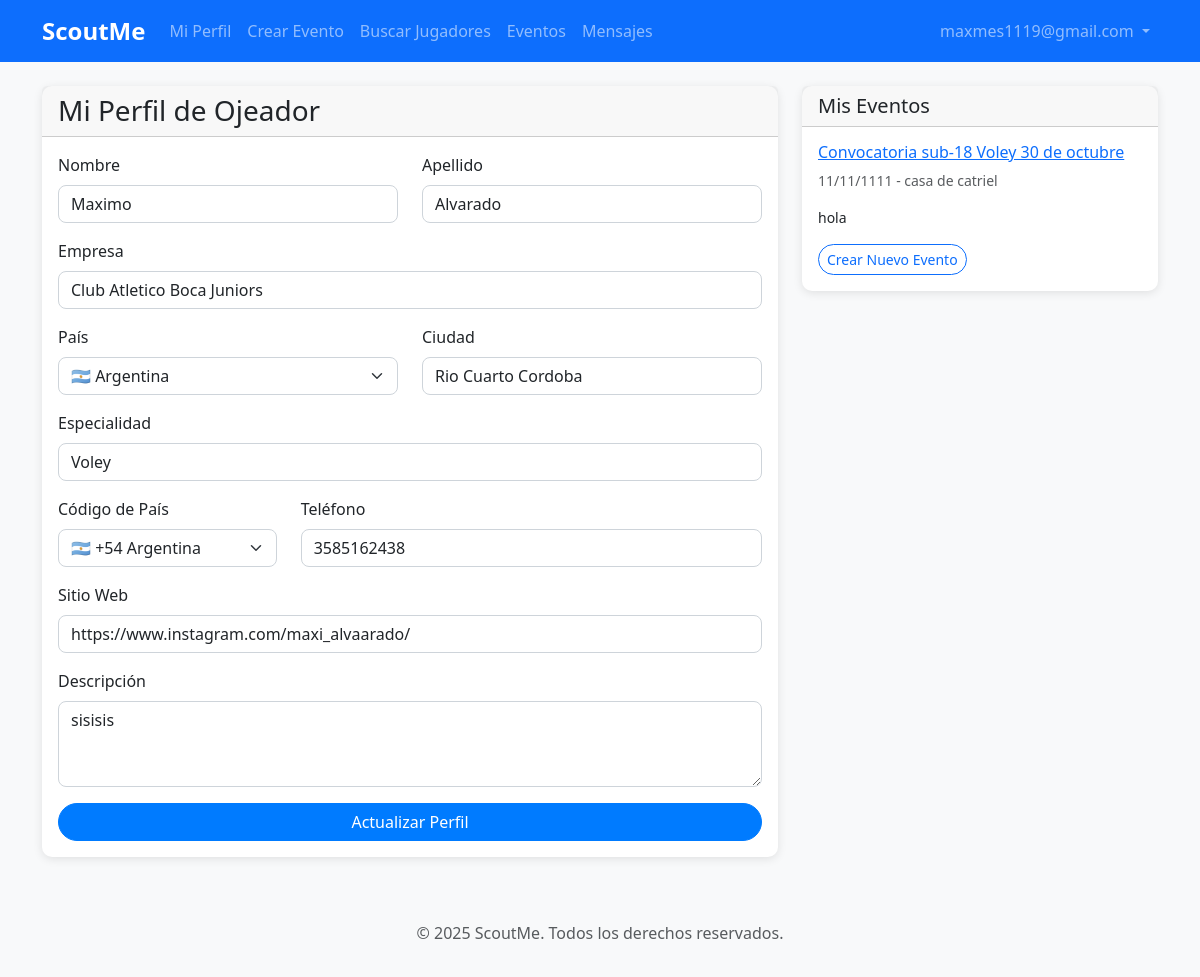
The page /perfil/ojeador (signed in) on the database its author committed.
### models.py (models this page shows, shortened)
class User(db.Model, UserMixin):
    id = db.Column(db.Integer, primary_key=True)
    email = db.Column(db.String(120), unique=True, nullable=False)
    password_hash = db.Column(db.String(128), nullable=False)
    role = db.Column(db.String(20), nullable=False)  # 'jugador', 'ojeador', 'admin'
    is_active = db.Column(db.Boolean, default=True)
    created_at = db.Column(db.DateTime, default=datetime.utcnow)
    player_profile = db.relationship('Player', backref='user', uselist=False)
    scout_profile = db.relationship('Scout', backref='user', uselist=False)
    messages_sent = db.relationship('Message', foreign_keys='Message.sender_id', backref='sender', lazy='dynamic')
    messages_received = db.relationship('Message', foreign_keys='Message.receiver_id', backref='receiver', lazy='dynamic')

class Scout(db.Model):
    id = db.Column(db.Integer, primary_key=True)
    user_id = db.Column(db.Integer, db.ForeignKey('user.id'), nullable=False)
    nombre = db.Column(db.String(100), nullable=False)
    apellido = db.Column(db.String(100), nullable=False)
    empresa = db.Column(db.String(100))
    pais = db.Column(db.String(50))
    ciudad = db.Column(db.String(100))
    especialidad = db.Column(db.String(100))  # deportes específicos
    descripcion = db.Column(db.Text)
    phone_code = db.Column(db.String(10))  # código de país telefónico
    telefono = db.Column(db.String(20))
    sitio_web = db.Column(db.String(200))
    events = db.relationship('Event', backref='scout', lazy='dynamic')

class Event(db.Model):
    id = db.Column(db.Integer, primary_key=True)
    scout_id = db.Column(db.Integer, db.ForeignKey('scout.id'), nullable=False)
    titulo = db.Column(db.String(200), nullable=False)
    descripcion = db.Column(db.Text)
    fecha = db.Column(db.DateTime, nullable=False)
    ubicacion = db.Column(db.String(200))
    deporte = db.Column(db.String(50))
    capacidad_maxima = db.Column(db.Integer)
    created_at = db.Column(db.DateTime, default=datetime.utcnow)

### app.py (the view)
@app.route("/perfil/ojeador", methods=["GET", "POST"])
@login_required
def perfil_ojeador():
    if current_user.role != "ojeador":
        abort(403)
    scout = current_user.scout_profile
    form = ScoutProfileForm(obj=scout)
    if form.validate_on_submit():
        form.populate_obj(scout)
        db.session.commit()
        flash("Perfil actualizado exitosamente.", "success")
        return redirect(url_for("perfil_ojeador"))
    return render_template("perfil_ojeador.html", form=form, scout=scout)

### forms.py
class ScoutProfileForm(FlaskForm):
    nombre = StringField('Nombre', validators=[DataRequired(), Length(max=100)])
    apellido = StringField('Apellido', validators=[DataRequired(), Length(max=100)])
    empresa = StringField('Empresa', validators=[Optional(), Length(max=100)])
    pais = SelectField('País', choices=COUNTRIES, validators=[Optional()], coerce=str)
    ciudad = StringField('Ciudad', validators=[Optional(), Length(max=100)])
    especialidad = StringField('Especialidad', validators=[Optional(), Length(max=100)])
    descripcion = TextAreaField('Descripción', validators=[Optional()])
    phone_code = SelectField('Código de País', choices=PHONE_CODES, validators=[Optional()], coerce=str)
    telefono = StringField('Teléfono', validators=[Optional(), Length(max=20)])
    sitio_web = StringField('Sitio Web', validators=[Optional(), URL()])
    submit = SubmitField('Actualizar Perfil')

### app.py (called while the page is built)
@login_manager.user_loader
def load_user(user_id):
    return User.query.get(int(user_id))

### templates/perfil_ojeador.html (shortened to what this page needs)
{% extends "base.html" %}
{% block content %}
<div class="row">
    <div class="col-md-8">
        <div class="card">
            <div class="card-header">
                <h3 class="card-title mb-0">Mi Perfil de Ojeador</h3>
            </div>
            <div class="card-body">
                <form method="POST">
                    <div class="row">
                        <div class="col-md-6 mb-3">
                            {{ form.nombre.label(class="form-label") }}
                            {{ form.nombre(class="form-control") }}
                        </div>
                        <div class="col-md-6 mb-3">
                            {{ form.apellido.label(class="form-label") }}
                            {{ form.apellido(class="form-control") }}
                        </div>
                    </div>
                    <div class="mb-3">
                        {{ form.empresa.label(class="form-label") }}
                        {{ form.empresa(class="form-control") }}
                    </div>
                    <div class="row">
                        <div class="col-md-6 mb-3">
                            {{ form.pais.label(class="form-label") }}
                            {{ form.pais(class="form-select") }}
                        </div>
                        <div class="col-md-6 mb-3">
                            {{ form.ciudad.label(class="form-label") }}
                            {{ form.ciudad(class="form-control") }}
                        </div>
                    </div>
                    <div class="mb-3">
                        {{ form.especialidad.label(class="form-label") }}
                        {{ form.especialidad(class="form-control") }}
                    </div>
                    <div class="row">
                        <div class="col-md-4 mb-3">
                            {{ form.phone_code.label(class="form-label") }}
                            {{ form.phone_code(class="form-select") }}
                        </div>
                        <div class="col-md-8 mb-3">
                            {{ form.telefono.label(class="form-label") }}
                            {{ form.telefono(class="form-control", placeholder="Número sin código de país") }}
                        </div>
                    </div>
                    <div class="mb-3">
                        {{ form.sitio_web.label(class="form-label") }}
                        {{ form.sitio_web(class="form-control") }}
                    </div>
                    <div class="mb-3">
                        {{ form.descripcion.label(class="form-label") }}
                        {{ form.descripcion(class="form-control", rows="3") }}
                    </div>
                    <div class="d-grid">
                        {{ form.submit(class="btn btn-primary") }}
                    </div>
                </form>
            </div>
        </div>
    </div>
    <div class="col-md-4">
        <div class="card">
            <div class="card-header">
                <h5 class="card-title mb-0">Mis Eventos</h5>
            </div>
            <div class="card-body">
                {% if scout.events %}
                    {% for event in scout.events %}
                        <div class="mb-3">
                            <h6><a href="{{ url_for('evento_detalle', event_id=event.id) }}">{{ event.titulo }}</a></h6>
                            <p class="small text-muted">{{ event.fecha.strftime('%d/%m/%Y') }} - {{ event.ubicacion or 'Ubicación no especificada' }}</p>
                            {% if event.descripcion %}
                                <p class="small">{{ event.descripcion[:100] }}{% if event.descripcion|length > 100 %}...{% endif %}</p>
                            {% endif %}
                        </div>
                    {% endfor %}
                {% else %}
                    <p class="text-muted">No has creado eventos aún.</p>
                {% endif %}
                <a href="{{ url_for('crear_evento') }}" class="btn btn-outline-primary btn-sm">Crear Nuevo Evento</a>
            </div>
        </div>
    </div>
</div>
{% endblock %}

### templates/base.html (shortened to what this page needs)
<!DOCTYPE html>
<html lang="es">
<head>
    <link href="https://cdn.jsdelivr.net/npm/bootstrap@5.3.0/dist/css/bootstrap.min.css" rel="stylesheet">
    <link rel="stylesheet" href="{{ url_for('static', filename='css/main.css') }}">
</head>
<body>
    <nav class="navbar navbar-expand-lg navbar-dark bg-primary">
        <div class="container">
            <a class="navbar-brand" href="{{ url_for('home') }}">ScoutMe</a>
            <div class="collapse navbar-collapse" id="navbarNav">
                <ul class="navbar-nav me-auto">
                    {% if current_user.is_authenticated %}
                        {% if current_user.role == 'jugador' %}
                            <li class="nav-item">
                                <a class="nav-link" href="{{ url_for('perfil_jugador') }}">Mi Perfil</a>
                            </li>
                            <li class="nav-item">
                                <a class="nav-link" href="{{ url_for('subir_video') }}">Subir Video</a>
                            </li>
                        {% elif current_user.role == 'ojeador' %}
                            <li class="nav-item">
                                <a class="nav-link" href="{{ url_for('perfil_ojeador') }}">Mi Perfil</a>
                            </li>
                            <li class="nav-item">
                                <a class="nav-link" href="{{ url_for('crear_evento') }}">Crear Evento</a>
                            </li>
                        {% elif current_user.role == 'admin' %}
                            <li class="nav-item">
                                <a class="nav-link" href="{{ url_for('admin') }}">Administración</a>
                            </li>
                        {% endif %}
                        <li class="nav-item">
                            <a class="nav-link" href="{{ url_for('buscar') }}">Buscar Jugadores</a>
                        </li>
                        <li class="nav-item">
                            <a class="nav-link" href="{{ url_for('eventos') }}">Eventos</a>
                        </li>
                        <li class="nav-item">
                            <a class="nav-link" href="{{ url_for('mensajes') }}">Mensajes</a>
                        </li>
                    {% endif %}
                </ul>
                <ul class="navbar-nav">
                    {% if current_user.is_authenticated %}
                        <li class="nav-item dropdown">
                            <a class="nav-link dropdown-toggle" href="#" id="userDropdown" role="button" data-bs-toggle="dropdown">
                                {{ current_user.email }}
                            </a>
                        </li>
                    {% endif %}
                </ul>
            </div>
        </div>
    </nav>
    <main class="container mt-4">
        {% block content %}{% endblock %}
    </main>
    <footer class="bg-light text-center text-muted mt-5 py-3">
        <div class="container">
            <p>&copy; 2025 ScoutMe. Todos los derechos reservados.</p>
        </div>
    </footer>
</body>
</html>

### static/css/main.css (style rules this page uses)
body { font-family: 'Segoe UI', Tahoma, Geneva, Verdana, sans-serif; background-color: #f8f9fa; }
.navbar-brand { font-weight: bold; font-size: 1.5rem; }
.card { border: none; border-radius: 10px; box-shadow: 0 2px 10px rgba(0, 0, 0, 0.1); transition: transform 0.2s; }
.btn { border-radius: 25px; font-weight: 500; }
.btn-primary { background-color: #007bff; border-color: #007bff; }
.form-control, .form-select { border-radius: 8px; border: 1px solid #ced4da; }
footer { margin-top: auto; padding: 20px 0; }

### rows shown on the page
User: email "maxmes1119@gmail.com"
Scout: nombre "Maximo", apellido "Alvarado", empresa "Club Atletico Boca Juniors", pais "🇦🇷 Argentina", ciudad "Rio Cuarto Cordoba", especialidad "Voley", phone_code "🇦🇷 +54 Argentina", telefono "3585162438", sitio_web "https://www.instagram.com/maxi_alvaarado/", descripcion "sisisis"
Event: titulo "Convocatoria sub-18 Voley 30 de octubre", fecha "11/11/1111", ubicacion "casa de catriel", descripcion "hola"
